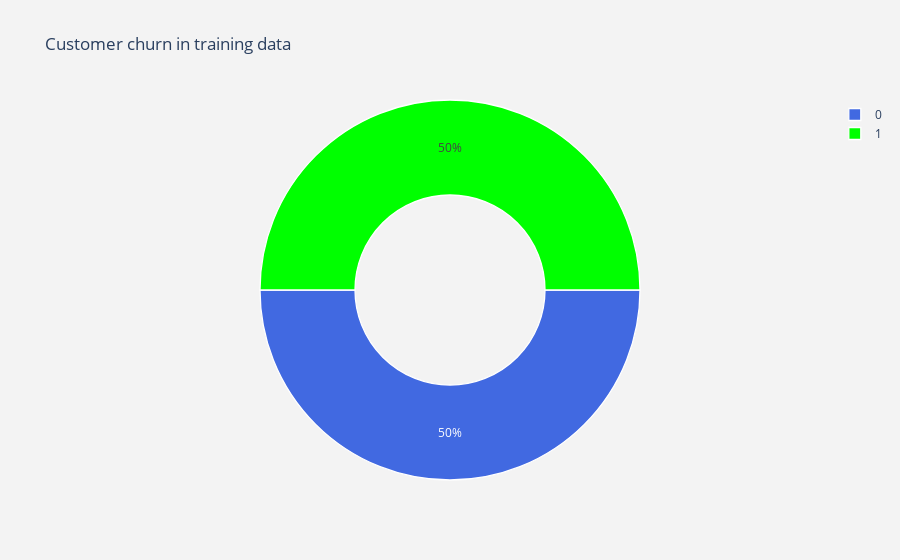

Notebook source saved alongside this figure:
### Code cell
import plotly.graph_objects as go
import plotly.offline as py


trace = go.Pie(labels = df["Churn"].value_counts().keys().tolist(),
               values = df["Churn"].value_counts().values.tolist(),
               marker = dict(colors = ['royalblue','lime'],
                             line = dict(color = "white", width =  1.3)
                            ),
               rotation = 90,
               hoverinfo = "label+value+text",
               hole = .5
              )
layout = go.Layout(dict(title = "Customer churn in training data",
                        plot_bgcolor = "rgb(243,243,243)",
                        paper_bgcolor = "rgb(243,243,243)",
                       )
                  )
data = [trace]
fig = go.Figure(data = data, layout = layout)
py.iplot(fig)

### Figure 1 — Plotly figure (JSON) as saved in the notebook; plotly's stock layout.template omitted (floating-point values rounded to 4 significant figures)
{"data": [{"hole": 0.5, "hoverinfo": "label+value+text", "labels": [0, 1], "marker": {"colors": ["royalblue", "lime"], "line": {"color": "white", "width": 1.3}}, "rotation": 90, "type": "pie", "values": [388, 388]}], "layout": {"paper_bgcolor": "rgb(243,243,243)", "plot_bgcolor": "rgb(243,243,243)", "title": {"text": "Customer churn in training data"}}}
